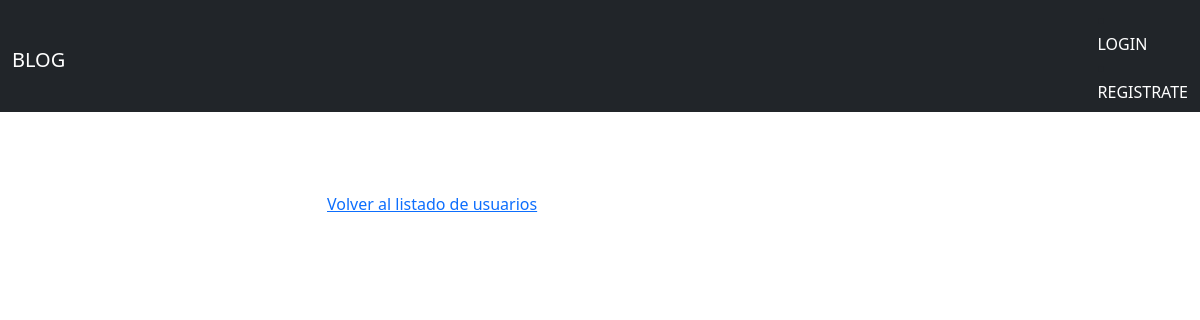
The page /AppModuloUsuario/perfil/video on the database as committed earlier.
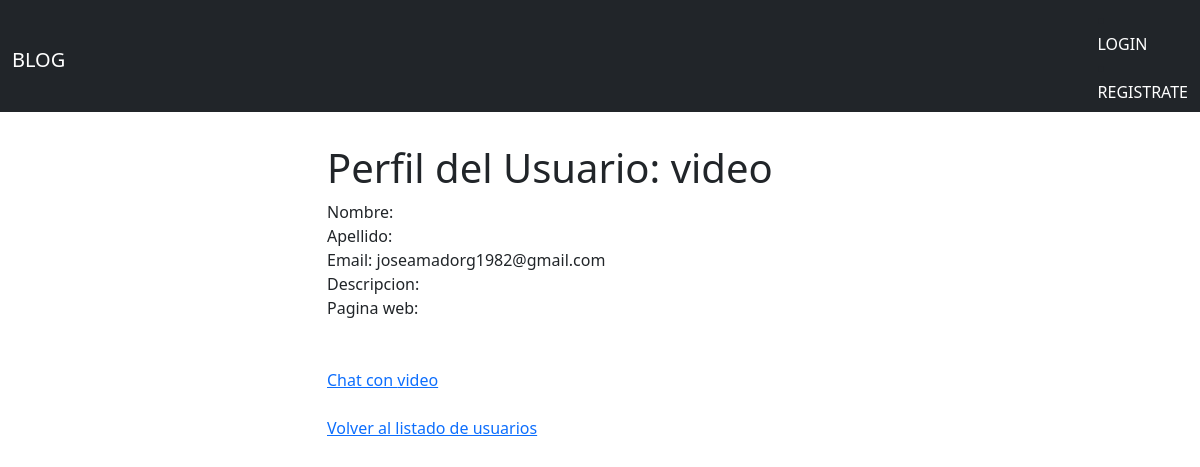
The same page on the database as committed later.
### AppModuloUsuario/models.py (models this page shows)
class User(AbstractUser):
    descripcion=models.CharField(max_length=200)
    paginaweb=models.URLField(max_length=200)
    imagen=models.ImageField(upload_to='imagenes', null=True, blank=True)

### AppModuloUsuario/views.py (the view)
# urls.py: path("perfil/<username>",perfil,name="perfil")
def perfil(request, username):
    usuario=User.objects.filter(username=username)
    return render(request,"AppModuloUsuario/perfil.html",{"usuario":usuario})

### AppModuloUsuario/templates/AppModuloUsuario/perfil.html (shortened to what this page needs)
{% extends '../html/base.html' %}
{% load static %}
{% block content %}
<body>
   <div class="mt-5">
       {% for usu in usuario %}
           <h1>Perfil del Usuario: {{ usu.username }}</h1>
            Nombre: {{ usu.first_name }}
            <br>
            Apellido: {{ usu.last_name }}
            <br>
            Email: {{ usu.email }}
            <br>
            Descripcion: {{ usu.descripcion }}
            <br>
            Pagina web: {{ usu.paginaweb }}
            <br>
            <br>
            <br>
            <a href="{% url 'crearmensaje' usu.username %}">Chat con {{ usu.username }}</a>
       {% endfor %}
       <br>
       <br>
       <a href="{% url 'listadousuarios' %}">Volver al listado de usuarios</a>
   </div>
{% endblock %}

Rows that differ between the two databases and show on the page:
added User: username "video", email "joseamadorg1982@gmail.com"
